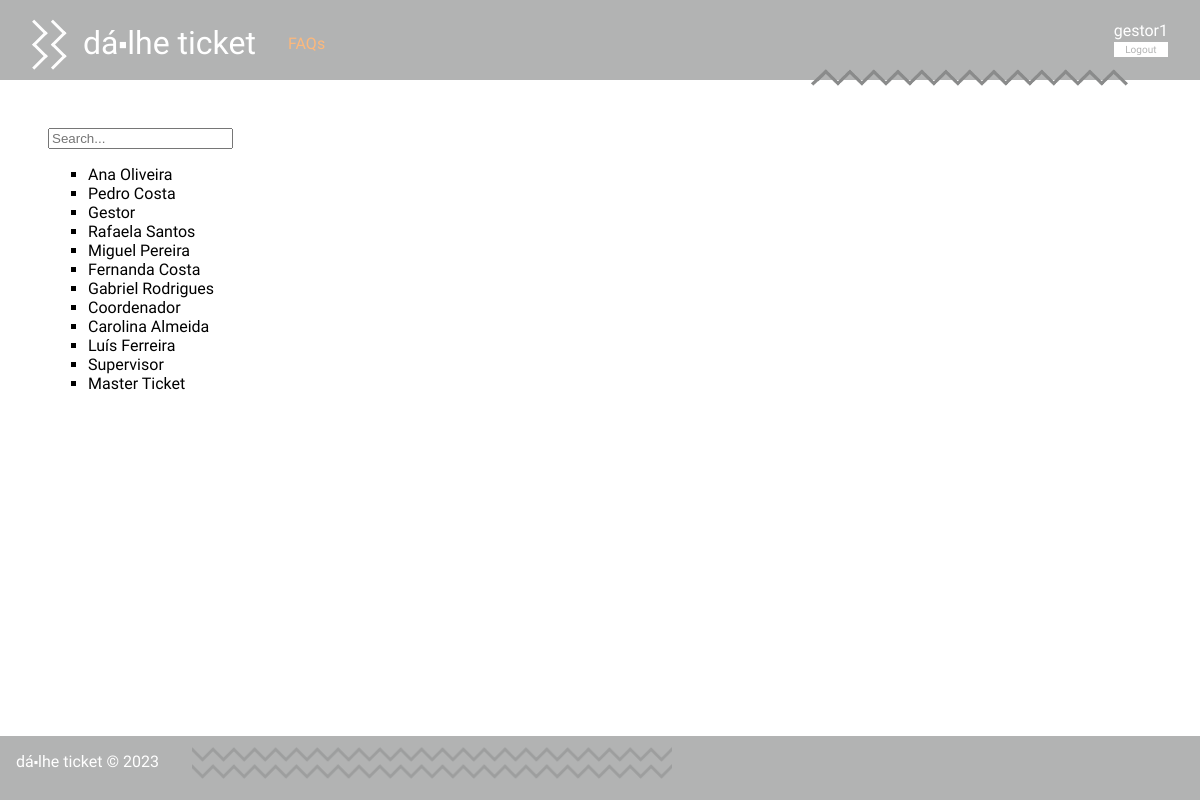
Before: /project/pages/manage_users.php (signed in) with the older database file.
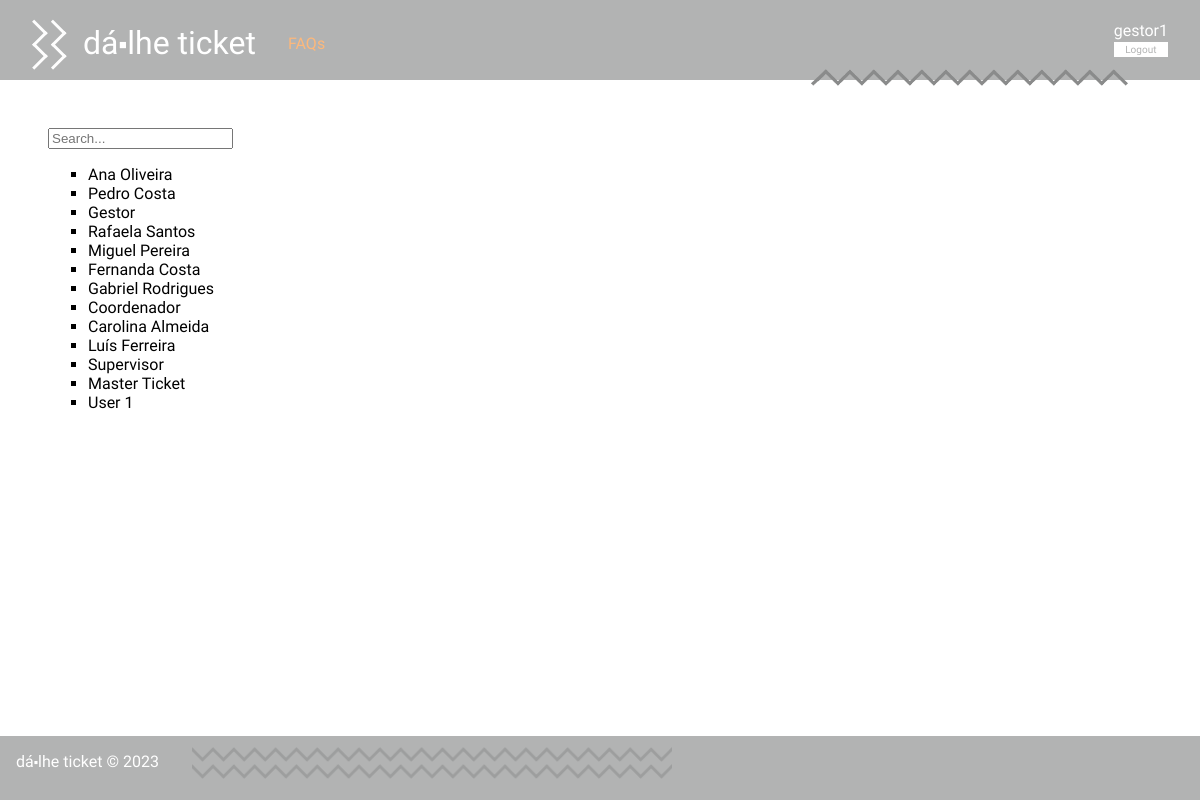
After: the same page with the newer database file.
### tables this page shows
CREATE TABLE User(
   name varchar(60) not null,
   username varchar(20) primary key,
   email varchar(60) not null,
   password varchar(40) not null,
   type varchar(5) not null, /*user, agent, admin*/
   department varchar(20)
, ticket_count integer default 0, closed_tickets integer default 0);

### project/pages/manage_users.php (called while the page is built, shortened)
<?php
    require_once(__DIR__ . '/../templates/users.tpl.php');
    require_once(__DIR__ . '/../templates/common.tpl.php');
    drawUsersList();
?>

### database/user.class.php (called while the page is built, shortened)
<?php
class User{
  public function __construct(string $name, string $username, string $email, string $type, $department, int $ticket_count, int $closed_tickets){
    $this->name = $name;
    $this->username = $username;
  }
  static public function getAllUsers(PDO $db) : array {
    $stmt = $db->prepare('SELECT * from User');
    $stmt->execute();
    $users = array();
    while ($user = $stmt->fetch()) {
      $users[] = new User(
        $user['name'],
        $user['username'],
        $user['email'],
        $user['type'],
        $user['department'],
        intval($user['ticket_count']),
        intval($user['closed_tickets'])
      );
    }
    return $users;
  }
}
?>

### project/templates/users.tpl.php (the view, shortened to what this page needs)
<?php
    require_once(__DIR__ . '/../../database/user.class.php');
    $db = getDatabaseConnection();
    function drawUsersList() : void {
        global $db;
        $users = User::getAllUsers($db); ?>
    <input class="searchbar" type="text" placeholder="Search...">
    <ul class="search_list">
<?php
        foreach ($users as $user) { ?>
        <li class="search_item"><a href="../pages/profile.php?username=<?= $user->username ?>"><?= $user->name ?></a></li>
<?php
        }
?>
    </ul>
<?php
    }
?>

Changed rows visible on the page:
added user: name "User 1"
